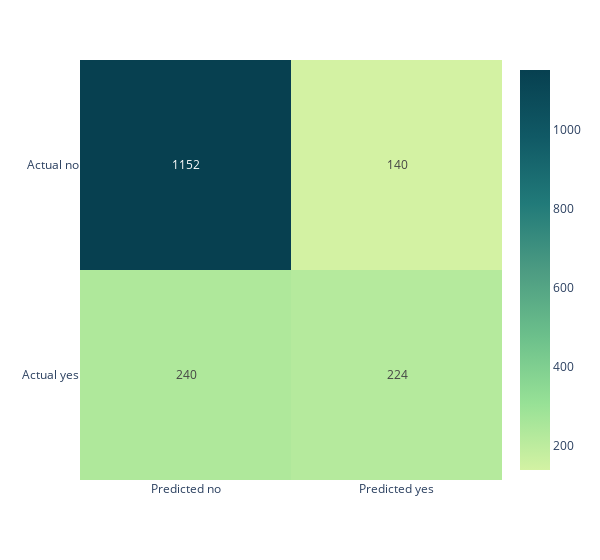

Notebook source saved alongside this figure:
### Code cell
logreg = LogisticRegression(C = 0.1, penalty = 'l1', solver = 'liblinear')
logreg.fit(X_train,y_train)
y_pred = logreg.predict(X_test)
dfcm = pd.DataFrame(confusion_matrix(y_test, y_pred), 
                    columns='Predicted\n'+logreg.classes_,
                     index='Actual\n'+logreg.classes_)
px.imshow(dfcm, text_auto=True, aspect='auto', width=600, color_continuous_scale=px.colors.sequential.Emrld)

### Figure 1 — Plotly figure (JSON) as saved in the notebook; plotly's stock layout.template omitted (floating-point values rounded to 4 significant figures)
{"data": [{"coloraxis": "coloraxis", "hovertemplate": "x: %{x}<br>y: %{y}<br>color: %{z}<extra></extra>", "name": "0", "texttemplate": "%{z}", "type": "heatmap", "x": ["Predicted\nno", "Predicted\nyes"], "xaxis": "x", "y": ["Actual\nno", "Actual\nyes"], "yaxis": "y", "z": [[1152, 140], [240, 224]]}], "layout": {"coloraxis": {"colorscale": [[0, "rgb(211, 242, 163)"], [0.1667, "rgb(151, 225, 150)"], [0.3333, "rgb(108, 192, 139)"], [0.5, "rgb(76, 155, 130)"], [0.6667, "rgb(33, 122, 121)"], [0.8333, "rgb(16, 89, 101)"], [1, "rgb(7, 64, 80)"]]}, "margin": {"t": 60}, "width": 600, "xaxis": {"anchor": "y", "domain": [0, 1]}, "yaxis": {"anchor": "x", "autorange": "reversed", "domain": [0, 1]}}}
